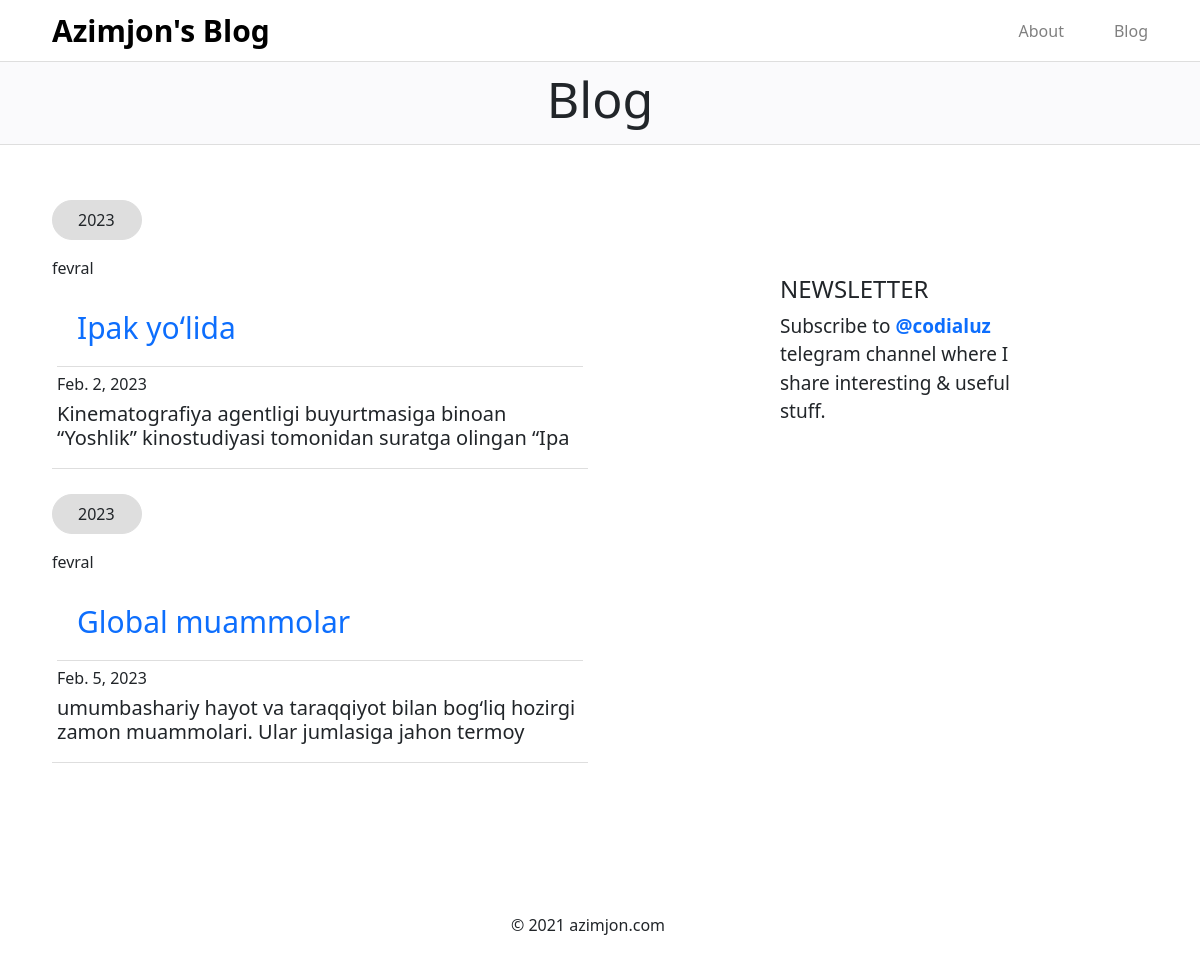
Screenshot of /blog/ with the database file from the repository.
### blok_app/models.py (models this page shows, shortened)
class Maqola(models.Model):
  sarlavha=models.CharField(("sarlavha"), max_length=50)
  sana=models.DateField()
  maqola=models.TextField(max_length=1000)
  rasm=models.FileField()

### blok_app/views.py (the view)
# urls.py: path('blog/',blog,name='blog'),
def blog(request):
  data={
    "m":Maqola.objects.all()
  }
  return render(request,'blog.html',data)

### templates/blog.html (shortened to what this page needs)
<!DOCTYPE html>
<html lang="uz">
<head>
    {% load static %}
    <link rel="stylesheet" href="{% static '/bootstrap-5.0.2-dist/css/bootstrap.css'%}">
    <link rel="stylesheet" href="{% static 'css/blog.css'%}">
</head>
<body>
    <div class="container-fluid">
        <div class="row navbar">
            <div class="col-12 col-md-6 col-sm-6 navbar-icon"><a href="{% url 'home' %}">Azimjon's Blog</a></div>
            <div class="col-12 col-md-6 col-sm-6 navbar-link">
                <div><a href="{% url 'about' %}">About</a></div>
                <div><a href="{% url 'blog' %}">Blog</a></div>
            </div>
        </div>
        <div class="row blog">
            <div class="col-12">
                <h1>Blog</h1>
            </div>
        </div>
        <div class="row main">
            <div class="col-12 col-md-6 col-sm-6 main-card1">
                {% for i in m %}
                    <p>{{ i.sana.year }}</p>
                    {% if i.sana.month == 1 %}
                    <span>yanvar</span>
                    {% elif i.sana.month == 2 %}
                    <span>fevral</span>
                    {% elif i.sana.month == 3 %}
                        <span>mart</span>
                    {% elif i.sana.month == 4 %}
                        <span>aprel</span>
                    {% elif i.sana.month == 5 %}
                        <span>may</span>
                    {% elif i.sana.month == 6 %}
                        <span>Iyun</span>
                    {% elif i.sana.month == 7 %}
                        <span>Iyl</span>
                    {% elif i.sana.month == 8 %}
                        <span>Avgust</span>
                    {% elif i.sana.month == 9 %}
                        <span>Sentabr</span>
                    {% elif i.sana.month == 10 %}
                        <span>Oktyabr</span>
                    {% elif i.sana.month == 11 %}
                        <span>Noyabr</span>
                    {% elif i.sana.month == 12 %}
                        <span>Dekabr</span>
                    {% endif %}
                    <div class="main-card1-link">
                        <h3><a href='{% url 'maqola' i.id %}'>{{ i.sarlavha }}</a></h3>
                        <h6>{{ i.sana }}<h6> <h5>{{ i.maqola | slice:':100' }}</h5>
                    </div>
                {% endfor %}
            </div>
            <br>
            <div class="col-12 col-md-6 col-sm-6 main-card2">
                <h4>NEWSLETTER</h4>
                <p>Subscribe to <a href="#">@codialuz</a> telegram channel where I share interesting & useful stuff.</p>
            </div>
        </div>
        <div class="row footer">
            <p>© 2021 azimjon.com</p>
        </div>
    </div>
</body>
</html>

### static/css/blog.css (style rules this page uses)
body { margin: 0; padding: 0; -webkit-box-sizing: border-box; box-sizing: border-box; }
.container-fluid .navbar { padding-right: 40px; padding-left: 40px; border-bottom: 1px solid #DEDEDE; }
.container-fluid .navbar .navbar-icon a { font-size: 30px; font-weight: bold; text-decoration: none; color: #000; }
.container-fluid .navbar .navbar-link { -webkit-box-pack: end; -ms-flex-pack: end; justify-content: end; display: -webkit-box; display: -ms-flexbox; display: flex; }
.container-fluid .navbar .navbar-link a { text-decoration: none; margin-left: 50px; color: grey; }
.container-fluid .blog { background-color: #FAFAFC; border-bottom: 1px solid #DEDEDE; padding: 7px 0px; }
.container-fluid .blog .col-12 h1 { font-weight: 400; font-size: 50px; text-align: center; }
.container-fluid .main { padding-left: 40px; padding-right: 40px; padding-top: 30px; }
.container-fluid .main .main-card1 p { margin-top: 25px; border: 1px solid #DEDEDE; width: 90px; padding: 7px 25px; background-color: #DEDEDE; border-radius: 20px; }
.container-fluid .main .main-card1 h3 { font-weight: 500; font-size: 30px; padding: 20px 0px; padding-bottom: 20px; border-bottom: 1px solid #DEDEDE; padding-left: 20px; }
.container-fluid .main .main-card1 .main-card1-link { width: 100%; padding: 10px 5px; border-bottom: 1px solid #DEDEDE; }
.container-fluid .main .main-card1 .main-card1-link a { width: 100%; cursor: pointer; display: inline-block; position: relative; -webkit-transition: 0.5s; transition: 0.5s; text-decoration: none; }
.container-fluid .main .main-card1 .main-card1-link a:after { width: 30px; font-size: 50px; content: '»'; position: absolute; margin-top: -25px; opacity: 0; top: 10px; right: -20px; -webkit-transition: 0.5s; transition: 0.5s; }
.container-fluid .main .main-card2 { width: 100%; margin-left: 15%; margin-top: 100px; width: 290px; }
.container-fluid .main .main-card2 p { font-size: 19px; }
.container-fluid .main .main-card2 a { text-decoration: none; font-weight: bold; }
.container-fluid .footer { margin-top: 150px; width: 100%; text-align: center; }

### rows the page displays
Maqola: sana.year "2023", shows "fevral", sarlavha "Ipak yoʻlida", sana "Feb. 2, 2023", maqola "Kinematografiya agentligi buyurtmasiga binoan “Yoshlik” kinostudiyasi tomonidan suratga olingan “Ipa"
Maqola: sana.year "2023", shows "fevral", sarlavha "Global muammolar", sana "Feb. 5, 2023", maqola "umumbashariy hayot va taraqqiyot bilan bogʻliq hozirgi zamon muammolari. Ular jumlasiga jahon termoy"
